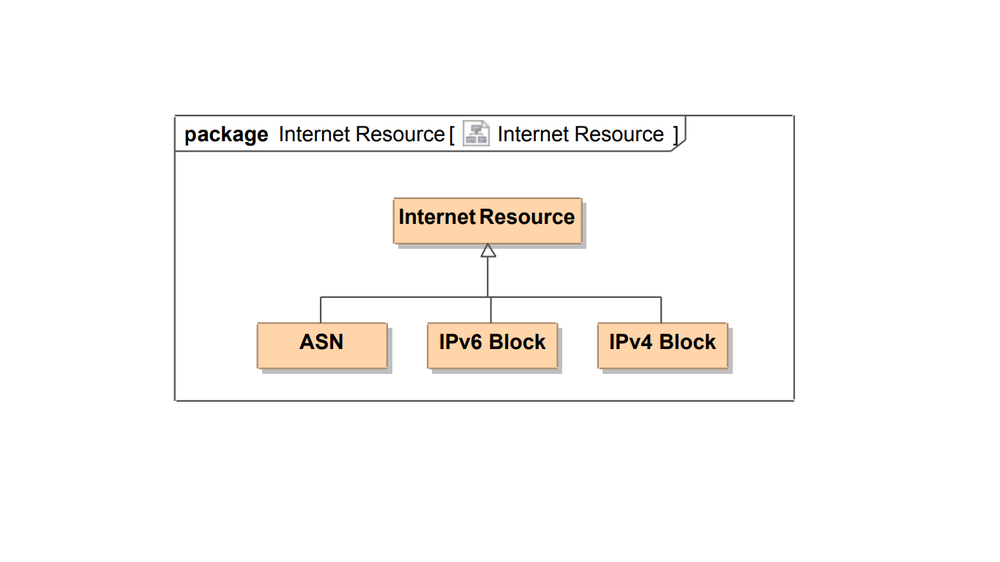
#> input picture Synergetics IR Research/Phase 2 OpenCV + py/input.png, 1000 x 562 px, shrunk from 1366 x 768 before the run
$ python FinalOutput.py
#> lines starting #> are read from the running program, lines starting #| are printed output that depends on the picture; after the words box and inside, x2 and y2 are one past the last pixel; in counts of white or black regions, pixels touching at a corner belong together
import cv2
import numpy as np
from matplotlib import pyplot as plt

# reading image
img = cv2.imread('input.png')
#> img is the input picture: shape (562, 1000, 3); mean B, G, R 246.7, 248.6, 250.4

# converting image into grayscale image
gray = cv2.cvtColor(img, cv2.COLOR_BGR2GRAY)
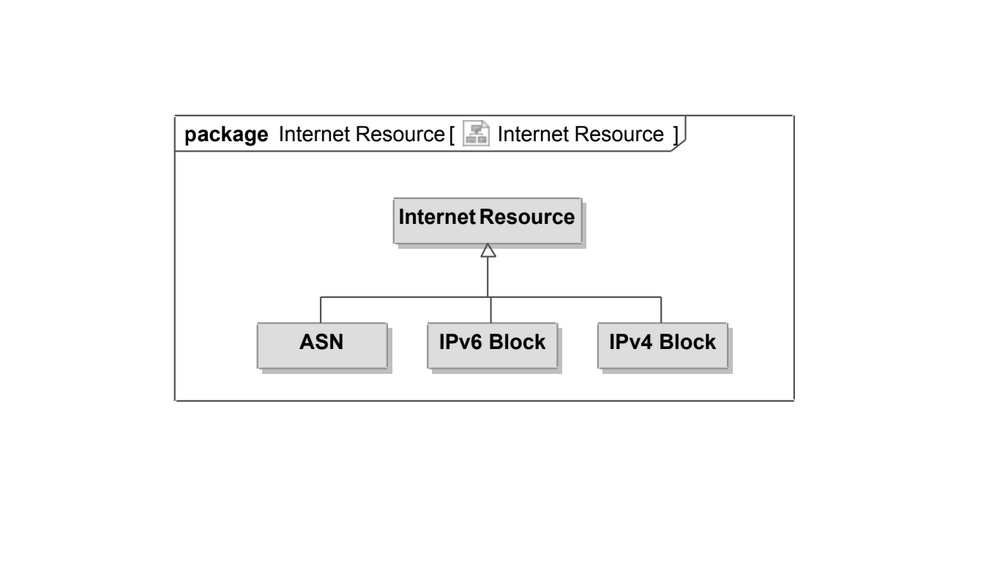
#> gray: shape (562, 1000); min 0, max 255, mean 248.9

# setting threshold of gray image
_, threshold = cv2.threshold(gray, 127, 255, cv2.THRESH_BINARY)
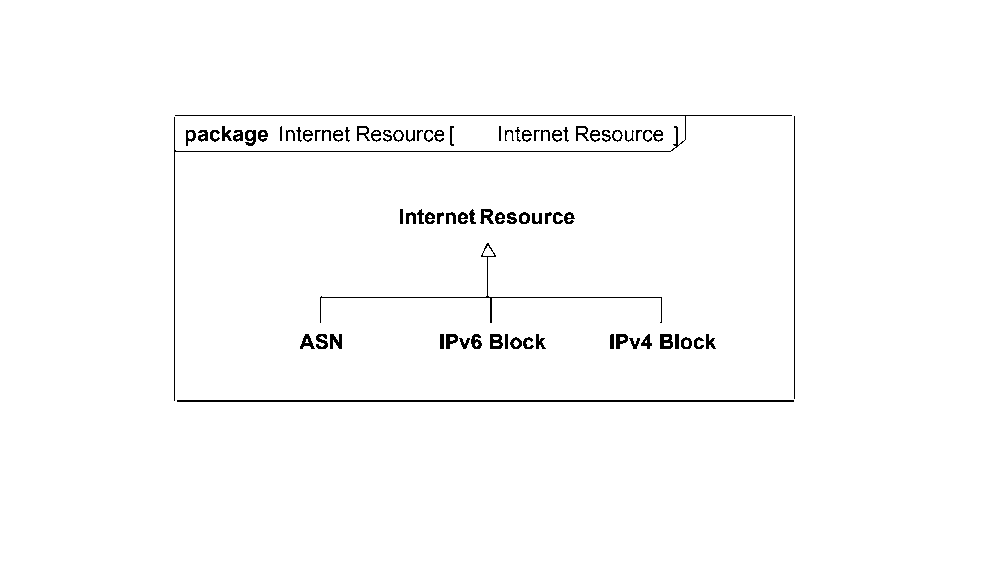
#> threshold: shape (562, 1000); 98.4% white; black in thin lines or dots, all inside (x1, y1, x2, y2) = (174, 115, 795, 402)

# using a findContours() function
contours, _ = cv2.findContours(
	threshold, cv2.RETR_TREE, cv2.CHAIN_APPROX_SIMPLE)
#> contours = 124 contours, 31 with area under 20; largest, box (x1, y1, x2, y2) and area: (0, 0, 1000, 562) 560439, (176, 399, 795, 403) 1852, (173, 116, 672, 402) 1560, (174, 114, 793, 141) 1281, (319, 251, 663, 324) 984

# initialise mask
mask = np.ones(img.shape[:2], dtype="uint8") * 255

i = 0
# loop over contours
for contour in contours:

	# here we are ignoring first counter because
	# findcontour function detects whole image as shape
	if i == 0:
		i = 1
		continue

	# cv2.approxPloyDP() function to approximate the shape
	approx = cv2.approxPolyDP(
		contour, 0.01 * cv2.arcLength(contour, True), True)

	# using drawContours() function.            thickness=cv2.FILLED            args to fill shape
	cv2.drawContours(mask, [contour], 0, (0, 255, 0), 1)
#> this loop made 124 passes
#> (contour, i) on pass 1: ([[0, 0], [0, 561], [999, 561], [999, 0]], 1)
#> approx on passes 2, 14, 17: [[176, 400], [794, 401]], [[664, 343], [664, 345], [669, 345], [669, 343]], [[646, 340], [645, 341], [645, 342], [646, 342]]
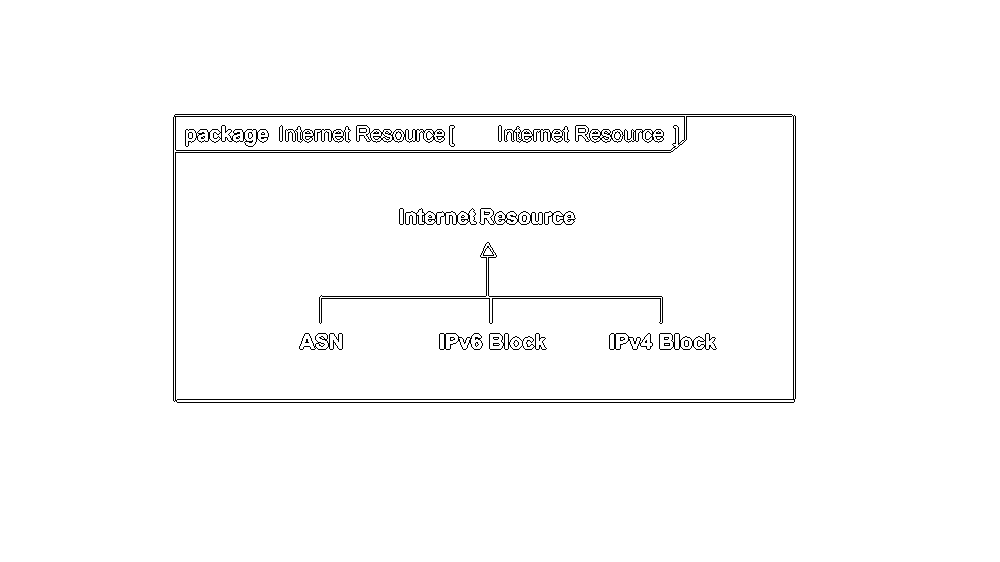
#> mask: shape (562, 1000); 98.3% white; black in thin lines or dots, all inside (x1, y1, x2, y2) = (173, 114, 796, 403)
#> after the loop, i = 1
	#get coordinets or somethin herhe for each traced object
	#if rectangel: store in rectangle list with coordos

# displaying the image after drawing contours
img = cv2.bitwise_and(img, img, mask=mask)
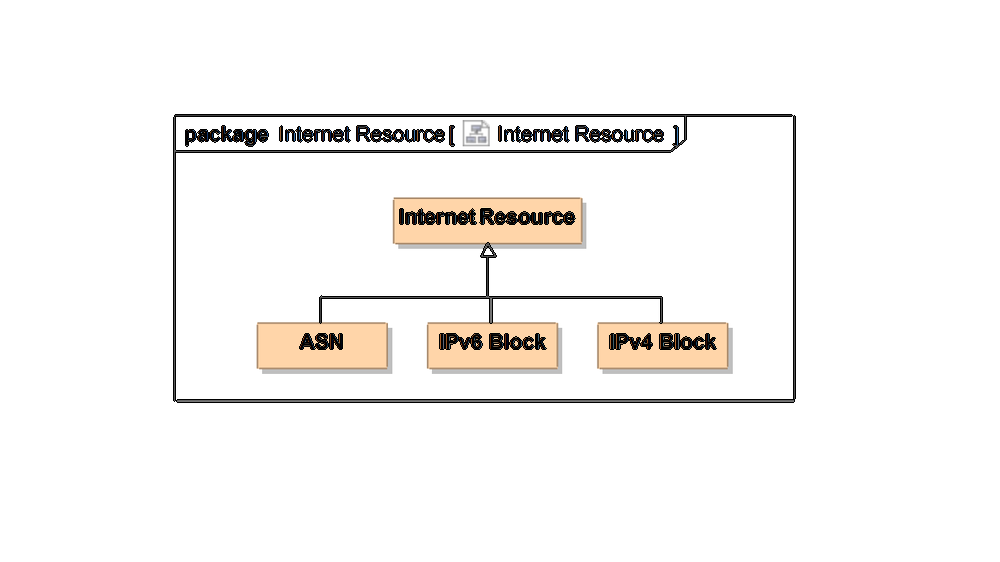
#> img: shape (562, 1000, 3); mean B, G, R 243.4, 245.1, 246.7
cv2.imshow("Mask", mask)

cv2.waitKey(0)
cv2.destroyAllWindows()
